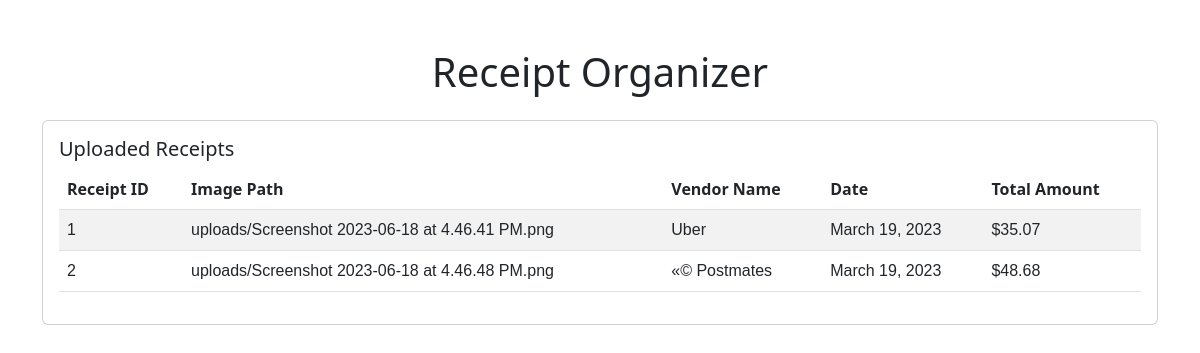
Page /receipts on the committed database.
### tables this page shows
CREATE TABLE receipts (
                    id INTEGER PRIMARY KEY AUTOINCREMENT,
                    image_path TEXT NOT NULL,
                    vendor_name TEXT,
                    date TEXT,
                    total_amount REAL
                );

### app.py (the view)
@app.route('/receipts')
def receipts():
    receipts1 = db.get_all_receipts()
    print(receipts1)
    return render_template('receipts.html', receipts=receipts1)

### receipt_db.py (called while the page is built)
    def get_all_receipts(self):
        with sqlite3.connect(self.db_path) as conn:
            cursor = conn.cursor()
            cursor.execute("SELECT * FROM receipts")
            return cursor.fetchall()

### templates/receipts.html (shortened to what this page needs)
<!DOCTYPE html>
<html>
<head>
    <link href="https://cdn.jsdelivr.net/npm/bootstrap@5.3.0/dist/css/bootstrap.min.css" rel="stylesheet">
</head>
<body>
    <div class="container mt-5">
        <h1 class="text-center mb-4">Receipt Organizer</h1>
        <div class="card">
            <div class="card-body">
                <h5 class="card-title">Uploaded Receipts</h5>
                <table class="table table-striped">
                    <thead>
                        <tr>
                            <th>Receipt ID</th>
                            <th>Image Path</th>
                            <th>Vendor Name</th>
                            <th>Date</th>
                            <th>Total Amount</th>
                        </tr>
                    </thead>
                    <tbody>
                        {% for receipt in receipts %}
                        <tr>
                            <td>{{ receipt[0] }}</td>
                            <td>{{ receipt[1] }}</td>
                            <td>{{ receipt[2] }}</td>
                            <td>{{ receipt[3] }}</td>
                            <td>{{ receipt[4] }}</td>
                        </tr>
                        {% endfor %}
                    </tbody>
                </table>
            </div>
        </div>
    </div>
</body>
</html>

### templates/receipts.html (style rules this page uses)
td { font-family: Arial, sans-serif; color: #333; }

### rows in the picture
receipts: id "1", image_path "uploads/Screenshot 2023-06-18 at 4.46.41 PM.png", vendor_name "Uber", date "March 19, 2023", total_amount "$35.07"
receipts: id "2", image_path "uploads/Screenshot 2023-06-18 at 4.46.48 PM.png", vendor_name "«© Postmates", date "March 19, 2023", total_amount "$48.68"
